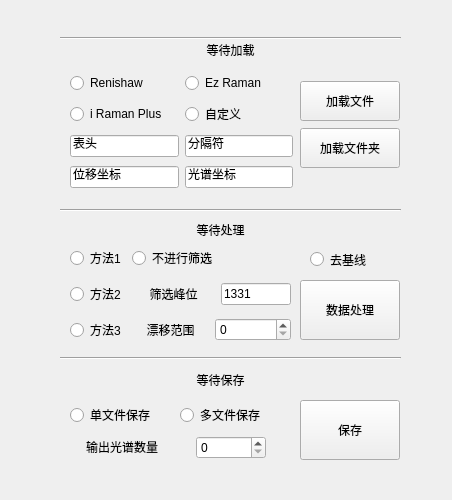
<?xml version="1.0" encoding="UTF-8"?>
<ui version="4.0">
 <class>ProWindow</class>
 <widget class="QMainWindow" name="ProWindow">
  <property name="geometry">
   <rect>
    <x>0</x>
    <y>0</y>
    <width>452</width>
    <height>500</height>
   </rect>
  </property>
  <property name="minimumSize">
   <size>
    <width>452</width>
    <height>500</height>
   </size>
  </property>
  <property name="maximumSize">
   <size>
    <width>452</width>
    <height>500</height>
   </size>
  </property>
  <property name="windowTitle">
   <string>专业模式</string>
  </property>
  <property name="windowIcon">
   <iconset>
    <normaloff>icon.ico</normaloff>icon.ico</iconset>
  </property>
  <widget class="QWidget" name="centralwidget">
   <widget class="QPushButton" name="process_button">
    <property name="geometry">
     <rect>
      <x>300</x>
      <y>280</y>
      <width>100</width>
      <height>60</height>
     </rect>
    </property>
    <property name="minimumSize">
     <size>
      <width>100</width>
      <height>60</height>
     </size>
    </property>
    <property name="maximumSize">
     <size>
      <width>100</width>
      <height>60</height>
     </size>
    </property>
    <property name="text">
     <string>数据处理</string>
    </property>
   </widget>
   <widget class="Line" name="line">
    <property name="geometry">
     <rect>
      <x>60</x>
      <y>200</y>
      <width>341</width>
      <height>20</height>
     </rect>
    </property>
    <property name="orientation">
     <enum>Qt::Horizontal</enum>
    </property>
   </widget>
   <widget class="QWidget" name="layoutWidget">
    <property name="geometry">
     <rect>
      <x>300</x>
      <y>80</y>
      <width>102</width>
      <height>89</height>
     </rect>
    </property>
    <layout class="QVBoxLayout" name="verticalLayout">
     <item>
      <widget class="QPushButton" name="load_file_button">
       <property name="minimumSize">
        <size>
         <width>100</width>
         <height>40</height>
        </size>
       </property>
       <property name="maximumSize">
        <size>
         <width>100</width>
         <height>40</height>
        </size>
       </property>
       <property name="text">
        <string>加载文件</string>
       </property>
      </widget>
     </item>
     <item>
      <widget class="QPushButton" name="load_dir_button">
       <property name="minimumSize">
        <size>
         <width>100</width>
         <height>40</height>
        </size>
       </property>
       <property name="maximumSize">
        <size>
         <width>100</width>
         <height>40</height>
        </size>
       </property>
       <property name="text">
        <string>加载文件夹</string>
       </property>
      </widget>
     </item>
    </layout>
   </widget>
   <widget class="Line" name="line_4">
    <property name="geometry">
     <rect>
      <x>60</x>
      <y>350</y>
      <width>341</width>
      <height>16</height>
     </rect>
    </property>
    <property name="orientation">
     <enum>Qt::Horizontal</enum>
    </property>
   </widget>
   <widget class="QWidget" name="layoutWidget">
    <property name="geometry">
     <rect>
      <x>70</x>
      <y>400</y>
      <width>213</width>
      <height>63</height>
     </rect>
    </property>
    <layout class="QGridLayout" name="gridLayout_2">
     <item row="1" column="1" alignment="Qt::AlignHCenter">
      <widget class="QSpinBox" name="out_amount">
       <property name="minimumSize">
        <size>
         <width>70</width>
         <height>0</height>
        </size>
       </property>
       <property name="maximumSize">
        <size>
         <width>70</width>
         <height>16777215</height>
        </size>
       </property>
      </widget>
     </item>
     <item row="0" column="1">
      <widget class="QRadioButton" name="multiple_sv_button">
       <property name="minimumSize">
        <size>
         <width>0</width>
         <height>0</height>
        </size>
       </property>
       <property name="maximumSize">
        <size>
         <width>16777215</width>
         <height>16777215</height>
        </size>
       </property>
       <property name="text">
        <string>多文件保存</string>
       </property>
       <attribute name="buttonGroup">
        <string notr="true">save_mode_BG</string>
       </attribute>
      </widget>
     </item>
     <item row="1" column="0">
      <widget class="QLabel" name="label_2">
       <property name="minimumSize">
        <size>
         <width>0</width>
         <height>0</height>
        </size>
       </property>
       <property name="maximumSize">
        <size>
         <width>16777215</width>
         <height>16777215</height>
        </size>
       </property>
       <property name="text">
        <string>&lt;html&gt;&lt;head/&gt;&lt;body&gt;&lt;p align=&quot;center&quot;&gt;输出光谱数量&lt;/p&gt;&lt;/body&gt;&lt;/html&gt;</string>
       </property>
      </widget>
     </item>
     <item row="0" column="0">
      <widget class="QRadioButton" name="single_sv_button">
       <property name="minimumSize">
        <size>
         <width>0</width>
         <height>0</height>
        </size>
       </property>
       <property name="maximumSize">
        <size>
         <width>16777215</width>
         <height>16777215</height>
        </size>
       </property>
       <property name="text">
        <string>单文件保存</string>
       </property>
       <attribute name="buttonGroup">
        <string notr="true">save_mode_BG</string>
       </attribute>
      </widget>
     </item>
    </layout>
   </widget>
   <widget class="QLabel" name="load_label">
    <property name="geometry">
     <rect>
      <x>60</x>
      <y>40</y>
      <width>341</width>
      <height>20</height>
     </rect>
    </property>
    <property name="text">
     <string>&lt;html&gt;&lt;head/&gt;&lt;body&gt;&lt;p align=&quot;center&quot;&gt;等待加载&lt;/p&gt;&lt;/body&gt;&lt;/html&gt;</string>
    </property>
   </widget>
   <widget class="QPushButton" name="save_file_button">
    <property name="geometry">
     <rect>
      <x>300</x>
      <y>400</y>
      <width>100</width>
      <height>60</height>
     </rect>
    </property>
    <property name="minimumSize">
     <size>
      <width>100</width>
      <height>60</height>
     </size>
    </property>
    <property name="maximumSize">
     <size>
      <width>100</width>
      <height>60</height>
     </size>
    </property>
    <property name="text">
     <string>保存</string>
    </property>
   </widget>
   <widget class="Line" name="line_5">
    <property name="geometry">
     <rect>
      <x>60</x>
      <y>30</y>
      <width>341</width>
      <height>16</height>
     </rect>
    </property>
    <property name="orientation">
     <enum>Qt::Horizontal</enum>
    </property>
   </widget>
   <widget class="QWidget" name="layoutWidget">
    <property name="geometry">
     <rect>
      <x>70</x>
      <y>70</y>
      <width>223</width>
      <height>122</height>
     </rect>
    </property>
    <layout class="QGridLayout" name="gridLayout">
     <item row="0" column="0">
      <widget class="QRadioButton" name="renishaw_select_button">
       <property name="text">
        <string>Renishaw</string>
       </property>
       <attribute name="buttonGroup">
        <string notr="true">load_type_BG</string>
       </attribute>
      </widget>
     </item>
     <item row="0" column="1">
      <widget class="QRadioButton" name="ezraman_select_button">
       <property name="text">
        <string>Ez Raman</string>
       </property>
       <attribute name="buttonGroup">
        <string notr="true">load_type_BG</string>
       </attribute>
      </widget>
     </item>
     <item row="1" column="0">
      <widget class="QRadioButton" name="iramanplus_select_button">
       <property name="text">
        <string>i Raman Plus</string>
       </property>
       <attribute name="buttonGroup">
        <string notr="true">load_type_BG</string>
       </attribute>
      </widget>
     </item>
     <item row="1" column="1">
      <widget class="QRadioButton" name="other_select_button">
       <property name="text">
        <string>自定义</string>
       </property>
       <attribute name="buttonGroup">
        <string notr="true">load_type_BG</string>
       </attribute>
      </widget>
     </item>
     <item row="2" column="0">
      <widget class="QLineEdit" name="header_line">
       <property name="text">
        <string>表头</string>
       </property>
      </widget>
     </item>
     <item row="2" column="1">
      <widget class="QLineEdit" name="sep_line">
       <property name="text">
        <string>分隔符</string>
       </property>
      </widget>
     </item>
     <item row="3" column="0">
      <widget class="QLineEdit" name="shift_line">
       <property name="text">
        <string>位移坐标</string>
       </property>
      </widget>
     </item>
     <item row="3" column="1">
      <widget class="QLineEdit" name="spectrum_line">
       <property name="text">
        <string>光谱坐标</string>
       </property>
      </widget>
     </item>
    </layout>
   </widget>
   <widget class="QWidget" name="layoutWidget">
    <property name="geometry">
     <rect>
      <x>70</x>
      <y>240</y>
      <width>221</width>
      <height>111</height>
     </rect>
    </property>
    <layout class="QGridLayout" name="gridLayout_3">
     <item row="0" column="0">
      <widget class="QRadioButton" name="method1_button">
       <property name="minimumSize">
        <size>
         <width>0</width>
         <height>0</height>
        </size>
       </property>
       <property name="maximumSize">
        <size>
         <width>16777215</width>
         <height>16777215</height>
        </size>
       </property>
       <property name="text">
        <string>方法1</string>
       </property>
       <attribute name="buttonGroup">
        <string notr="true">classify_mode_BG</string>
       </attribute>
      </widget>
     </item>
     <item row="2" column="1">
      <layout class="QHBoxLayout" name="horizontalLayout">
       <item>
        <layout class="QHBoxLayout" name="horizontalLayout_3">
         <item>
          <widget class="QLabel" name="label_3">
           <property name="minimumSize">
            <size>
             <width>0</width>
             <height>0</height>
            </size>
           </property>
           <property name="maximumSize">
            <size>
             <width>16777215</width>
             <height>16777215</height>
            </size>
           </property>
           <property name="text">
            <string>&lt;html&gt;&lt;head/&gt;&lt;body&gt;&lt;p align=&quot;center&quot;&gt;漂移范围&lt;/p&gt;&lt;/body&gt;&lt;/html&gt;</string>
           </property>
          </widget>
         </item>
         <item>
          <widget class="QSpinBox" name="spinBox"/>
         </item>
        </layout>
       </item>
      </layout>
     </item>
     <item row="0" column="1">
      <widget class="QRadioButton" name="no_classify_button">
       <property name="minimumSize">
        <size>
         <width>0</width>
         <height>0</height>
        </size>
       </property>
       <property name="maximumSize">
        <size>
         <width>16777215</width>
         <height>16777215</height>
        </size>
       </property>
       <property name="text">
        <string>不进行筛选</string>
       </property>
       <attribute name="buttonGroup">
        <string notr="true">classify_mode_BG</string>
       </attribute>
      </widget>
     </item>
     <item row="1" column="1">
      <layout class="QHBoxLayout" name="horizontalLayout_2">
       <item>
        <widget class="QLabel" name="label_4">
         <property name="minimumSize">
          <size>
           <width>0</width>
           <height>0</height>
          </size>
         </property>
         <property name="maximumSize">
          <size>
           <width>16777215</width>
           <height>16777215</height>
          </size>
         </property>
         <property name="text">
          <string>&lt;html&gt;&lt;head/&gt;&lt;body&gt;&lt;p align=&quot;center&quot;&gt;筛选峰位&lt;/p&gt;&lt;/body&gt;&lt;/html&gt;</string>
         </property>
        </widget>
       </item>
       <item>
        <widget class="QLineEdit" name="peak_location">
         <property name="minimumSize">
          <size>
           <width>0</width>
           <height>0</height>
          </size>
         </property>
         <property name="maximumSize">
          <size>
           <width>70</width>
           <height>16777215</height>
          </size>
         </property>
         <property name="text">
          <string>1331</string>
         </property>
        </widget>
       </item>
      </layout>
     </item>
     <item row="1" column="0">
      <widget class="QRadioButton" name="method2_button">
       <property name="minimumSize">
        <size>
         <width>0</width>
         <height>0</height>
        </size>
       </property>
       <property name="maximumSize">
        <size>
         <width>16777215</width>
         <height>16777215</height>
        </size>
       </property>
       <property name="text">
        <string>方法2</string>
       </property>
       <attribute name="buttonGroup">
        <string notr="true">classify_mode_BG</string>
       </attribute>
      </widget>
     </item>
     <item row="2" column="0">
      <widget class="QRadioButton" name="method3_button">
       <property name="minimumSize">
        <size>
         <width>0</width>
         <height>0</height>
        </size>
       </property>
       <property name="maximumSize">
        <size>
         <width>16777215</width>
         <height>16777215</height>
        </size>
       </property>
       <property name="text">
        <string>方法3</string>
       </property>
       <attribute name="buttonGroup">
        <string notr="true">classify_mode_BG</string>
       </attribute>
      </widget>
     </item>
    </layout>
   </widget>
   <widget class="QLabel" name="process_label">
    <property name="geometry">
     <rect>
      <x>50</x>
      <y>220</y>
      <width>341</width>
      <height>20</height>
     </rect>
    </property>
    <property name="text">
     <string>&lt;html&gt;&lt;head/&gt;&lt;body&gt;&lt;p align=&quot;center&quot;&gt;等待处理&lt;/p&gt;&lt;/body&gt;&lt;/html&gt;</string>
    </property>
   </widget>
   <widget class="QLabel" name="save_label">
    <property name="geometry">
     <rect>
      <x>50</x>
      <y>370</y>
      <width>341</width>
      <height>20</height>
     </rect>
    </property>
    <property name="text">
     <string>&lt;html&gt;&lt;head/&gt;&lt;body&gt;&lt;p align=&quot;center&quot;&gt;等待保存&lt;/p&gt;&lt;/body&gt;&lt;/html&gt;</string>
    </property>
   </widget>
   <widget class="QRadioButton" name="bs_remove_button">
    <property name="geometry">
     <rect>
      <x>310</x>
      <y>250</y>
      <width>72</width>
      <height>19</height>
     </rect>
    </property>
    <property name="minimumSize">
     <size>
      <width>0</width>
      <height>0</height>
     </size>
    </property>
    <property name="text">
     <string>去基线</string>
    </property>
   </widget>
  </widget>
 </widget>
 <resources/>
 <connections/>
 <buttongroups>
  <buttongroup name="save_mode_BG"/>
  <buttongroup name="classify_mode_BG"/>
  <buttongroup name="load_type_BG"/>
 </buttongroups>
</ui>
